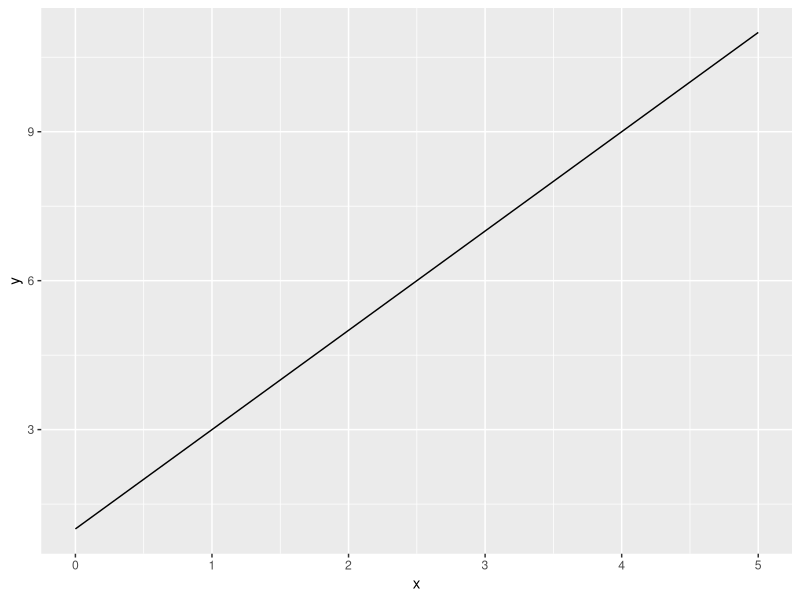
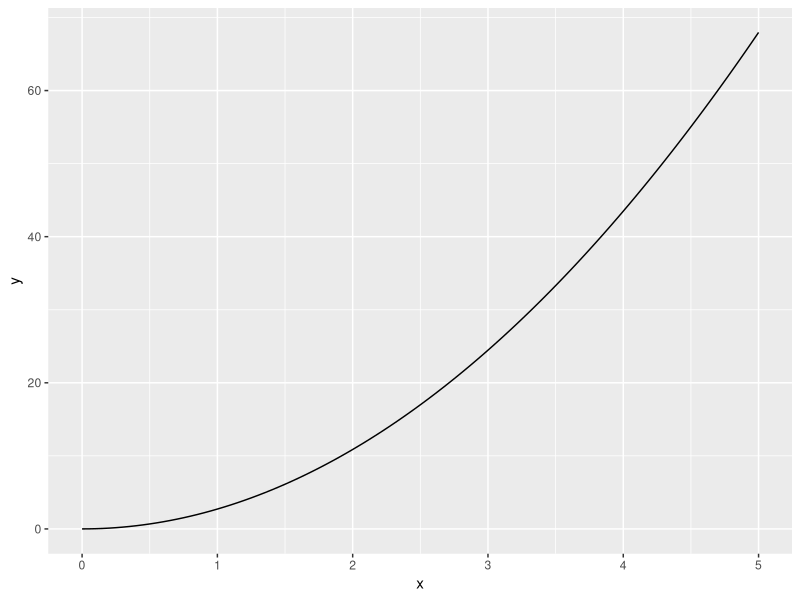
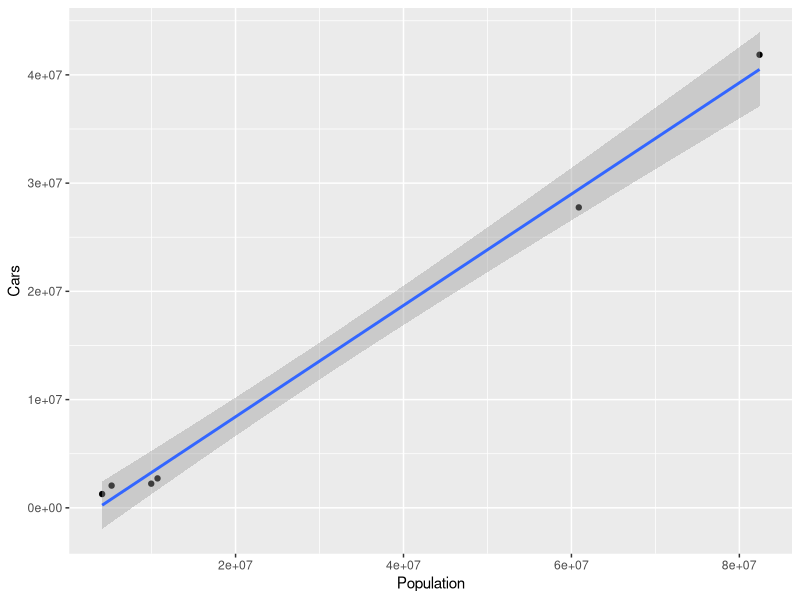
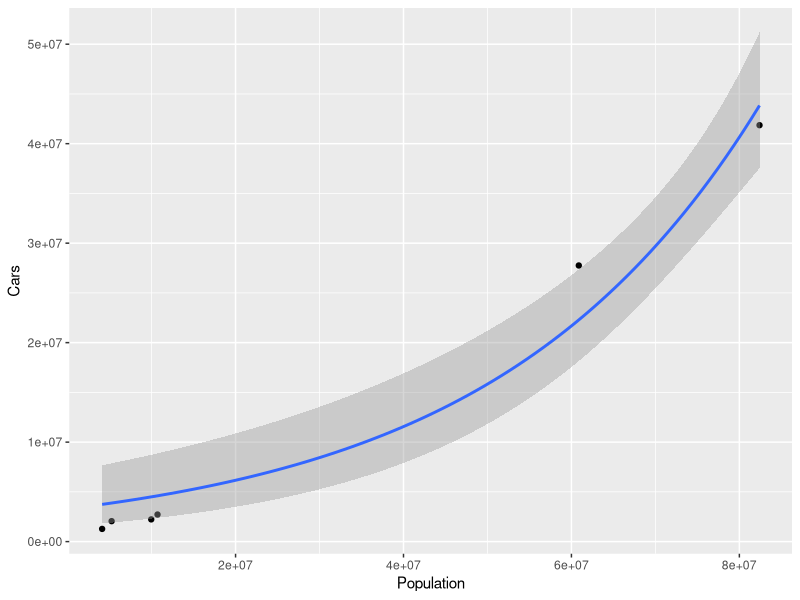
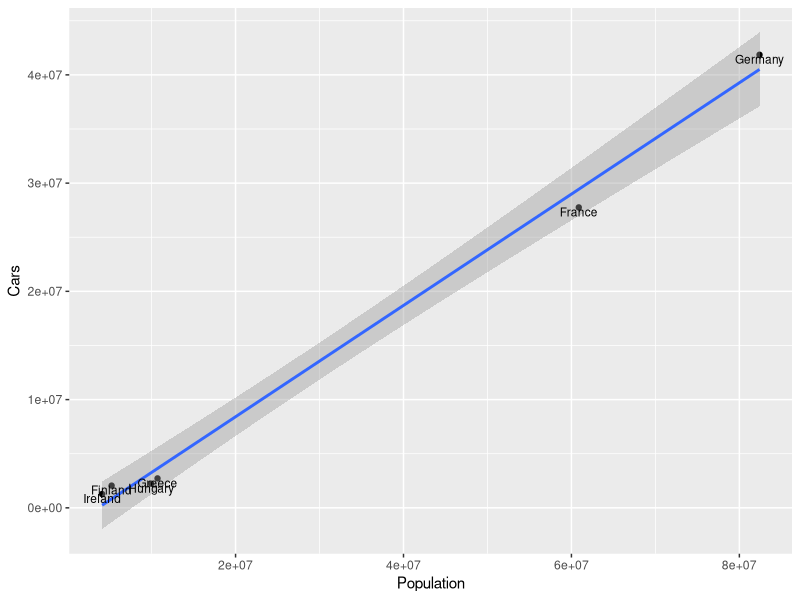

Generate these figures, in order, with R:
## ---- chunk 1
rm(list = ls())
## ---- chunk 2
library(ggplot2)
## ---- chunk 3
Country <- c('Finland','France','Germany','Greece','Hungary','Ireland')
Population <- c(5238514,60876136,82400498,10706212,9956253,4109126)
Cars <- c(2053407,27756518,41859426,2719551,2231226,1273850)
df <- data.frame(Country, Population, Cars)
## ---- chunk 4
results <- lm(formula = Cars ~ Population, data = df)
## ---- chunk 5
results
## ---- chunk 6
summary(results)
## ---- chunk 7
a <- lm(formula = Population ~ Cars, data = df)
summary(a)
## ---- chunk 8
p <- ggplot(data = data.frame(x = 0), mapping = aes(x = x)) 
## ---- chunk 9
fun.1 <- function(x) 1 + 2 * x
## ---- chunk 10
p + stat_function(fun = fun.1) + xlim(0,5)
## ---- chunk 11
fun.2 = function(x) exp(1 + 2 * log(x))
## ---- chunk 12
p + stat_function(fun = fun.2) + xlim(0,5)
## ---- chunk 13
results <- lm(formula = log(Cars) ~ log(Population), data = df)
summary(results)
## ---- chunk 14
p <- ggplot(data = df, aes(x = Population, y = Cars)) + geom_point()
## ---- chunk 15
p + geom_smooth(method = 'lm', formula = y ~ x)
## ---- chunk 16
p + geom_smooth(method = 'glm', formula = y~x,
                      method.args = list(family = gaussian(link = 'log')))
## ---- chunk 17
p + geom_smooth(method = 'lm', formula = y ~ x) + geom_text(label = df$Country, size = 3, vjust = 1, nudge_x = 5, nudge_y = 5)
